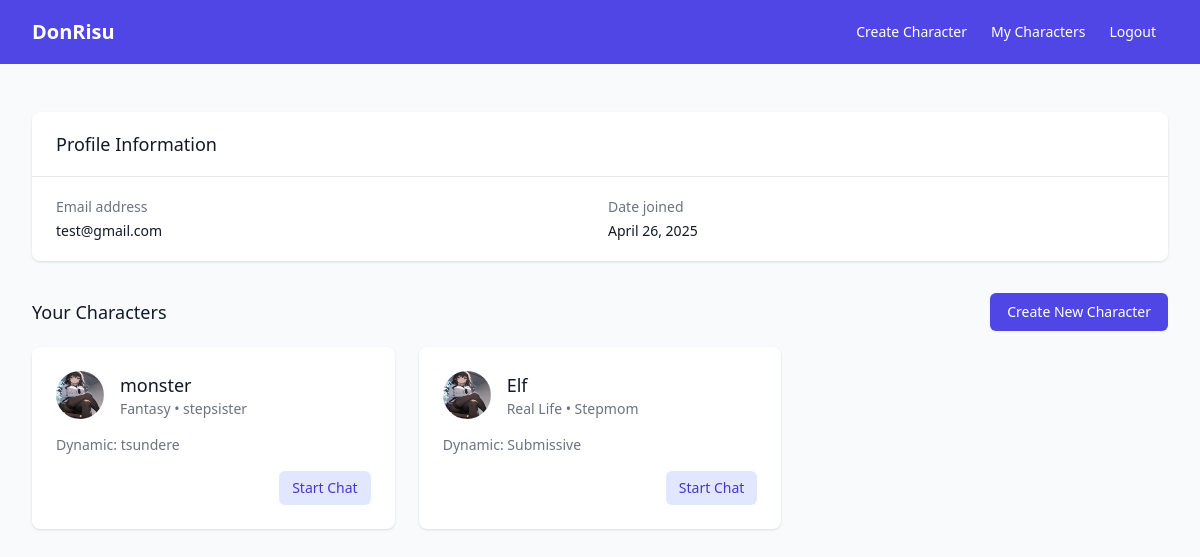
The page /chat/profile/ (signed in) on the database its author committed.
### apps/chat/models.py (models this page shows, shortened)
class Character(models.Model):
    SPECIES_CHOICES = [
        ('human', 'Human'),
        ('elf', 'Elf'),
        ('vampire', 'Vampire'),
    ]
    BACKGROUND_CHOICES = [
        ('real_life', 'Real Life'),
        ('fantasy', 'Fantasy'),
        ('school', 'School'),
    ]
    RELATIONSHIP_CHOICES = [
        ('bully', 'Bully Girl'),
        ('best_friend', 'Best Friend'),
        ('stepmom', 'Stepmom'),
    ]
    DYNAMIC_CHOICES = [
        ('thunder', 'Thunder'),
        ('submissive', 'Submissive'),
        ('dominant', 'Dominant'),
        ('ntr', 'NTR'),
    ]
    APPEARANCE_CHOICES = [
        ('appearance1', 'Classic and elegant'),
        ('appearance2', 'Modern and stylish'),
        ('appearance3', 'Casual and friendly'),
        ('appearance4', 'Mysterious and alluring'),
    ]
    user = models.ForeignKey(User, on_delete=models.CASCADE, related_name='characters')
    name = models.CharField(max_length=100)
    species = models.CharField(max_length=20, choices=SPECIES_CHOICES)
    appearance = models.CharField(max_length=20, choices=APPEARANCE_CHOICES)
    background = models.CharField(max_length=20, choices=BACKGROUND_CHOICES)
    relationship = models.CharField(max_length=20, choices=RELATIONSHIP_CHOICES)
    dynamic = models.CharField(max_length=20, choices=DYNAMIC_CHOICES)
    created_at = models.DateTimeField(auto_now_add=True)

### apps/chat/views.py (the view)
# urls.py: path('profile/', views.profile, name='profile'),
@login_required
def profile(request):
    characters = Character.objects.filter(user=request.user)
    return render(request, 'account/profile.html', {
        'characters': characters
    })

### apps/chat/templates/account/profile.html (shortened to what this page needs)
{% extends "base.html" %}
{% load static %}
{% block content %}
<div class="min-h-screen bg-gray-50 py-12 px-4 sm:px-6 lg:px-8">
    <div class="max-w-7xl mx-auto">
        <div class="bg-white shadow overflow-hidden sm:rounded-lg">
            <div class="px-4 py-5 sm:px-6">
                <h3 class="text-lg leading-6 font-medium text-gray-900">
                    Profile Information
                </h3>
            </div>
            <div class="border-t border-gray-200 px-4 py-5 sm:px-6">
                <dl class="grid grid-cols-1 gap-x-4 gap-y-8 sm:grid-cols-2">
                    <div class="sm:col-span-1">
                        <dt class="text-sm font-medium text-gray-500">
                            Email address
                        </dt>
                        <dd class="mt-1 text-sm text-gray-900">
                            {{ user.email }}
                        </dd>
                    </div>
                    <div class="sm:col-span-1">
                        <dt class="text-sm font-medium text-gray-500">
                            Date joined
                        </dt>
                        <dd class="mt-1 text-sm text-gray-900">
                            {{ user.date_joined|date:"F j, Y" }}
                        </dd>
                    </div>
                </dl>
            </div>
        </div>
        <div class="mt-8">
            <div class="flex justify-between items-center mb-4">
                <h3 class="text-lg leading-6 font-medium text-gray-900">
                    Your Characters
                </h3>
                <a href="{% url 'character_create_background' %}"
                   class="inline-flex items-center px-4 py-2 border border-transparent text-sm font-medium rounded-md shadow-sm text-white bg-indigo-600 hover:bg-indigo-700 focus:outline-none focus:ring-2 focus:ring-offset-2 focus:ring-indigo-500">
                    Create New Character
                </a>
            </div>
            <div class="grid grid-cols-1 gap-6 sm:grid-cols-2 lg:grid-cols-3">
                {% for character in characters %}
                <div class="bg-white overflow-hidden shadow rounded-lg">
                    <div class="px-4 py-5 sm:p-6">
                        <div class="flex items-center">
                            <div class="flex-shrink-0">
                                <img class="h-12 w-12 rounded-full" src="{% static 'character/appearances/testplaceholder.png' %}" alt="{{ character.species }}">
                            </div>
                            <div class="ml-4">
                                <h4 class="text-lg font-medium text-gray-900">
                                    {{ character.get_species_display }}
                                </h4>
                                <p class="text-sm text-gray-500">
                                    {{ character.get_background_display }} • {{ character.get_relationship_display }}
                                </p>
                            </div>
                        </div>
                        <div class="mt-4">
                            <p class="text-sm text-gray-500">
                                Dynamic: {{ character.get_dynamic_display }}
                            </p>
                        </div>
                        <div class="mt-4 flex justify-end">
                            <a href="{% url 'chat_room' character.id %}"
                               class="inline-flex items-center px-3 py-2 border border-transparent text-sm leading-4 font-medium rounded-md text-indigo-700 bg-indigo-100 hover:bg-indigo-200 focus:outline-none focus:ring-2 focus:ring-offset-2 focus:ring-indigo-500">
                                Start Chat
                            </a>
                        </div>
                    </div>
                </div>
                {% endfor %}
            </div>
        </div>
    </div>
</div>
{% endblock %}

### rows shown on the page
Character: species "monster", background "Fantasy", relationship "stepsister", dynamic "tsundere"
Character: species "Elf", background "Real Life", relationship "Stepmom", dynamic "Submissive"

### other values the page prints
{{ user.email }} "test@gmail.com"
{{ user.date_joined|date:"F j, Y" }} "April 26, 2025"
